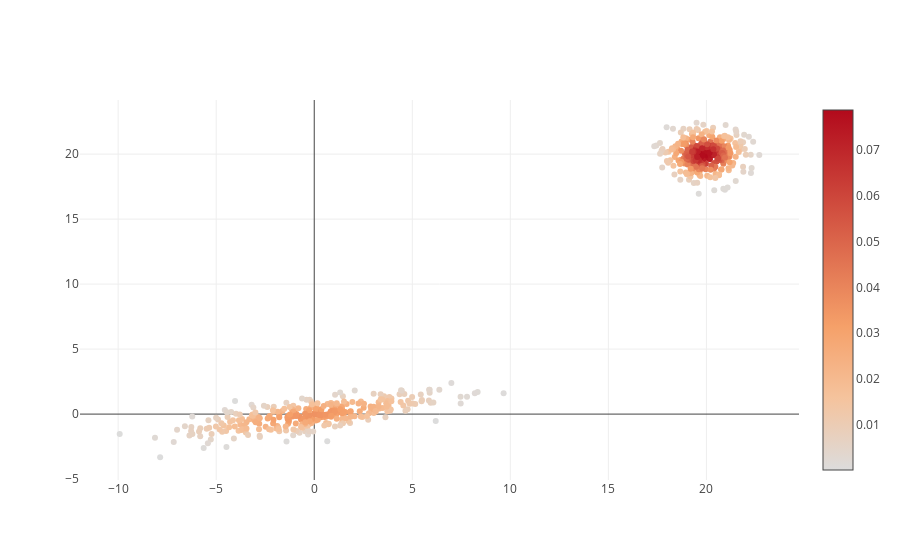

Source (notebook cell):
### Code cell
log_dens_gmm=best_gmm.score_samples(X_train)

pts["marker"]["color"] = np.exp(log_dens_gmm)
pts["marker"]["showscale"]=True
iplot([pts])
best_gmm.bic(X_train)

### Figure 1 — Plotly figure (JSON) as saved in the notebook; plotly's stock layout.template omitted (floating-point values rounded to 4 significant figures; data arrays with more than 128 entries replaced by an {"elided": "..."} marker saying what was removed)
{"data": [{"marker": {"color": {"elided": "600 float values"}, "showscale": true}, "mode": "markers", "type": "scatter", "uid": "d5befce2-8aeb-46b5-b09f-0110c9e17083", "x": {"elided": "600 float values"}, "y": {"elided": "600 float values"}}], "layout": {"autosize": true, "xaxis": {"autorange": true, "range": [-11.83, 24.6], "type": "linear"}, "yaxis": {"autorange": true, "range": [-5.205, 24.3], "type": "linear"}}}
